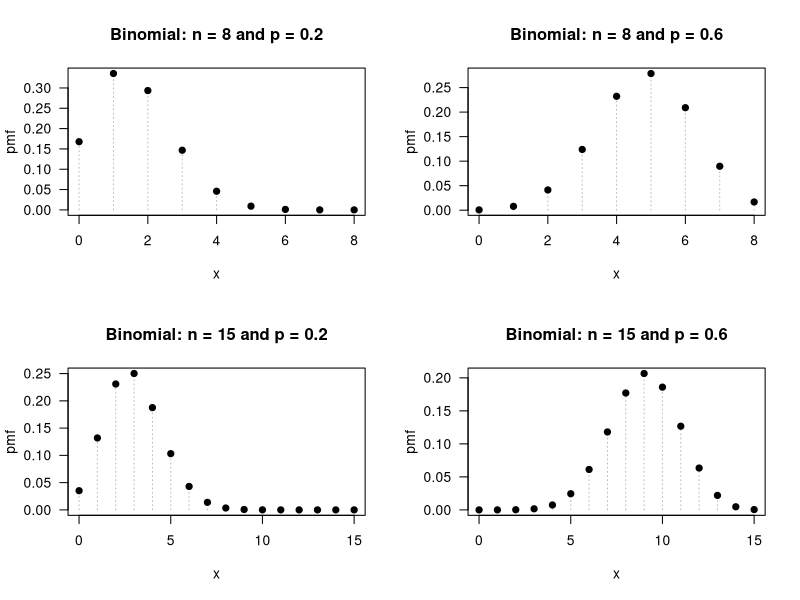
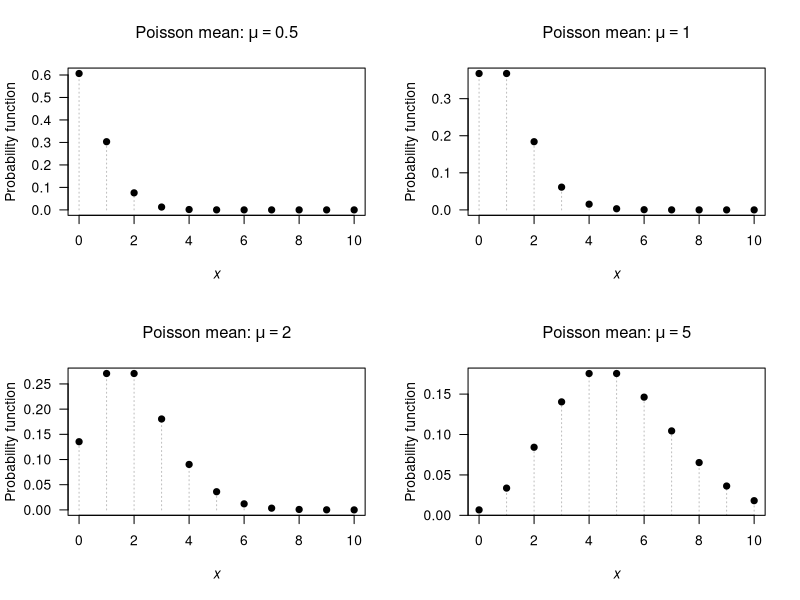
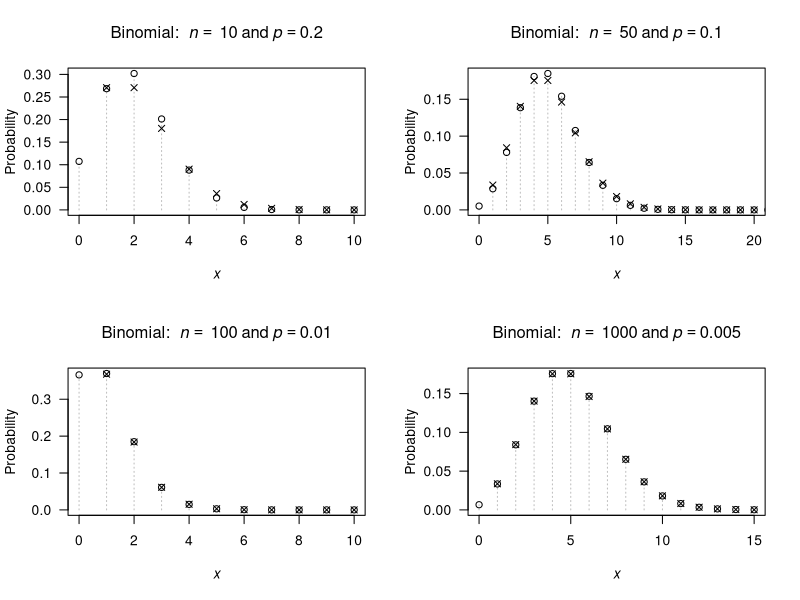
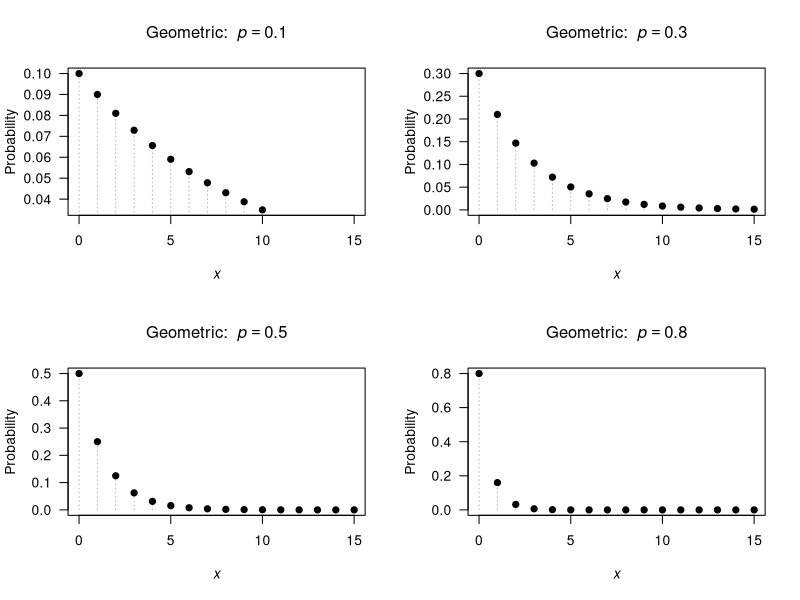
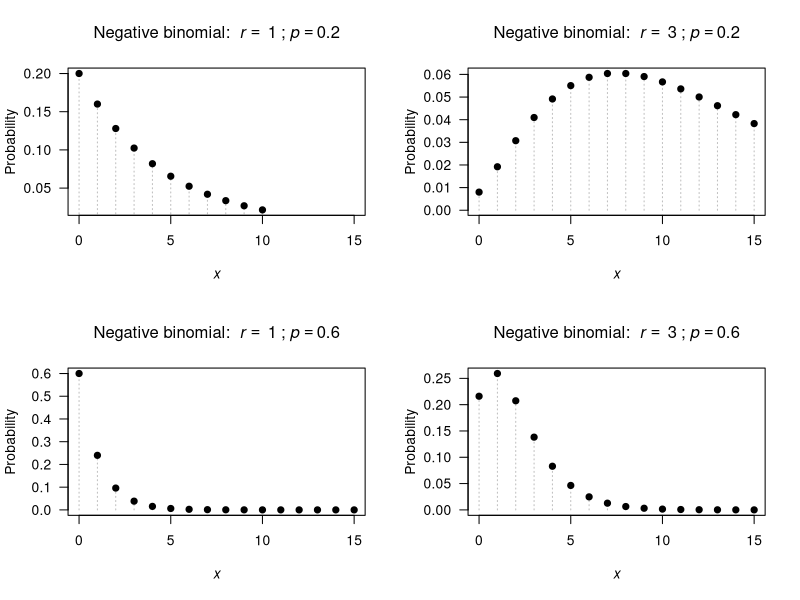
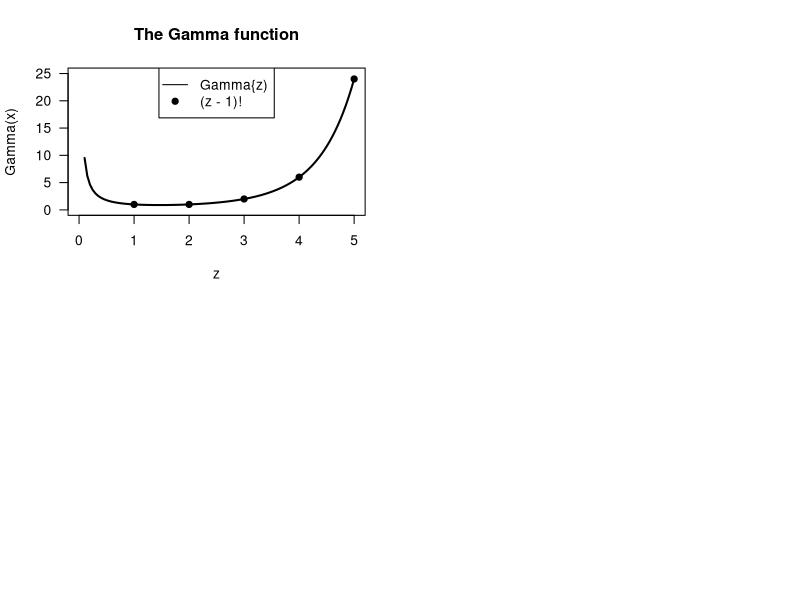

These charts were generated, in order, by the following R code:
## ---- chunk 1
par( mfrow = c(2, 2))

n <- c(8, 8, 
       15, 15)
p <- c(0.2, 0.6, 
       0.2, 0.6)

for (i in (1:4)) {
  x <-  0:n[i]
  y <- dbinom(x, 
              size = n[i],
              prob = p[i])
  
   plot( x = x,
         y = y,
         xlab = "x",
         ylab = "pmf",
         main = paste("Binomial: n =", n[i], "and p =", p[i]),
         las = 1,
         lty = 3,
         col = "grey",
         type = "h")
  points(x = x,
         y = y,
         pch = 19)
  
}
## ---- chunk 2
par( mfrow = c(2, 2))

xmax <- 10
mu <- c(0.5, 1, 2, 5)

for (i in (1:4)) {
  muvalue <- mu[i]
  x <-  0:xmax
  y <- dpois(x, 
             lambda = muvalue )
  
   plot( x = x,
         y = y,
         xlim = c(0, xmax),
         xlab = expression(italic(x)),
         ylab = "Probability function",
         main = bquote("Poisson mean:" ~ mu == .(muvalue)),
         las = 1,
         lty = 3,
         col = "grey",
         type = "h")
  points(x = x,
         y = y,
         pch = 19)
  
}
## ---- chunk 3
BombTable <- array( dim = c(8, 4))
colnames(BombTable) <- c("Hits",
                         "Number bombs",
                         "Proportion bombs",
                         "Poisson proportion")
BombTable[, 1] <- 0:7
BombTable[, 2] <- c(229,
                    211,
                    93,
                    35,
                    7,
                    0,
                    0,
                    1)
BombTable[, 3] <- round(BombTable[, 2] / sum(BombTable[, 2]), 4)
lambda <- sum( BombTable[, 1] * BombTable[, 3])

BombTable[, 4] <- dpois(0:7,
                        lambda = lambda )
BombTable[, 4] <- round( BombTable[, 4], 4)
BombTable[ 8, 4] <- 1 - sum( BombTable[1:7, 4])

knitr::kable(BombTable,
             caption = "The number of flying bomb hits on London during World War II in a 36 square kilometre area of South London. The proportion of the 576 grid squares receiving 0, 1, ...hits was also computed. The observed and empirical probabilities are shown. The Poisson distribution fits the data  well.")
## ---- chunk 4
par( mfrow = c(2, 2))

n <- c(10, 50, 
       100, 1000)
p <- c(0.2, 0.1, 
       0.010, 0.005)
xmax <- c(10, 20, 
          10, 15)

for (i in (1:4)) {
   pValue <- p[i]
   nValue <- n[i]
   
  x <-  0:n[i]
  y <- dbinom(x, 
              size = n[i],
              prob = p[i])
  
   plot( x = x,
         y = y,
         xlim = c(0, xmax[i]),
         xlab = expression(italic(x)),
         ylab = "Probability",
         main = bquote("Binomial: " ~ italic(n) == ~ .(nValue) ~ "and" ~ italic(p) == .(pValue) ),
         las = 1,
         lty = 3,
         col = "grey",
         type = "h")
  points(x = x,
         y = y,
         pch = 1)

  muPoisson <- nValue * pValue
  xValues <- 1:xmax[i]
  points( x = xValues,
          y = dpois(xValues,
                    lambda = muPoisson),
          pch = 4)
  
}

## ---- chunk 5
par( mfrow = c(2, 2))

xmax <- 15
p <- c(0.1, 0.3, 
       0.5, 0.8)

for (i in (1:4)) {
  pValue <- p[i]
  x <-  0:n[i]
  y <- dgeom(x,
             prob = pValue)
  
   plot( x = x,
         y = y,
         xlim = c(0, xmax),
         xlab = expression(italic(x)),
         ylab = "Probability",
         main = bquote("Geometric: " ~ italic(p) == .(pValue) ),
                  las = 1,
         col = "grey",
         lty = 3,
         type = "h")
  points(x = x,
         y = y,
         pch = 19)
  
}

## ---- chunk 6
sum( dgeom( x = 1:19, 
            prob = 0.02))
pgeom(q = 18, 
      prob = 0.02) # i.e., up to 18 failures at p=0.02
## ---- chunk 7
par( mfrow = c(2, 2))
xmax <- 15

r <- c(1, 3, 
       1, 3)
p <- c(0.2, 0.2, 
       0.6, 0.6)

for (i in (1:4)) {
  rValue <- r[i]
  pValue <- p[i]
  
  x <-  0:n[i]
  y <- dnbinom(x, 
              size = r[i],
              prob = p[i])
  
   plot( x = x,
         y = y,
         xlim = c(0, xmax),
         xlab = expression(italic(x)),
         ylab = "Probability",
         main = bquote("Negative binomial: " ~ italic(r) == ~ .(rValue) ~ ";" ~ italic(p) == .(pValue) ),
         las = 1,
         lty = 3,
         col = "grey",
         type = "h")
  points(x = x,
         y = y,
         pch = 19)
  
}

## ---- chunk 8
x.values <- seq(1, 100, 
                by = 1)
1 - sum(dnbinom( x.values, 
                 size = 10, 
                 prob = 0.15))
## ---- chunk 9

xPoints <- 1:5
xCont <- seq(0.1, 5, 
             length = 100)

plot( x = c(0, 5),
      y = c(0, 25),
      type = "n",
      las = 1,
      xlab = "z",
      ylab = "Gamma(x)",
      main = "The Gamma function")
lines( x = xCont,
       y = gamma(xCont),
       lwd = 2)
points(x = xPoints,
       y = gamma(xPoints),
       pch = 19)
legend("top",
       pch = c(NA, 19),
       lty = c(1, NA),
       legend = c("Gamma{z)",
                  "(z - 1)!"))
## ---- chunk 10
pnbinom(360,5,0.02)
